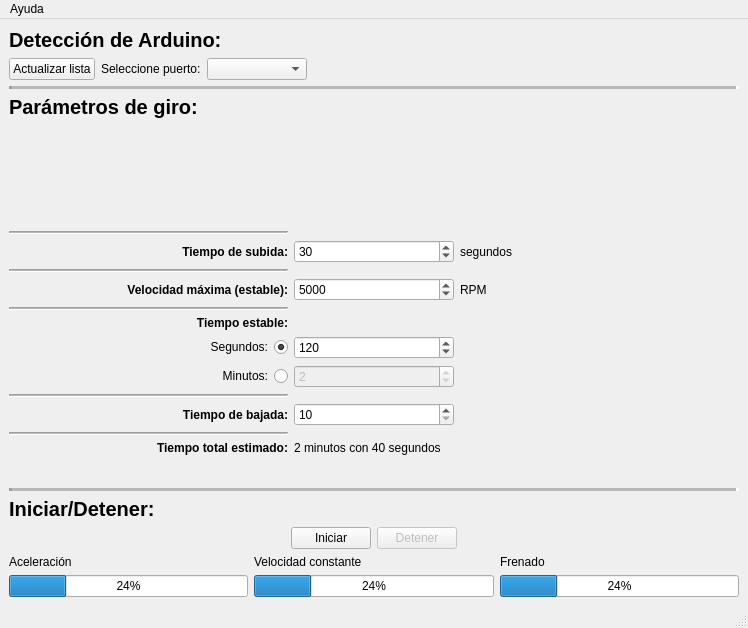
<?xml version="1.0" encoding="UTF-8"?>
<ui version="4.0">
 <class>MainWindow</class>
 <widget class="QMainWindow" name="MainWindow">
  <property name="geometry">
   <rect>
    <x>0</x>
    <y>0</y>
    <width>748</width>
    <height>628</height>
   </rect>
  </property>
  <property name="maximumSize">
   <size>
    <width>16018730</width>
    <height>16777215</height>
   </size>
  </property>
  <property name="windowTitle">
   <string>Vortex2</string>
  </property>
  <property name="windowIcon">
   <iconset resource="resources.qrc">
    <normaloff>:/Iconos/assets/icon.ico</normaloff>:/Iconos/assets/icon.ico</iconset>
  </property>
  <widget class="QWidget" name="layoutCenterAll">
   <layout class="QHBoxLayout" name="horizontalLayout">
    <item>
     <layout class="QVBoxLayout" name="layoutMainVertical">
      <item>
       <widget class="QLabel" name="labelSeccion1">
        <property name="styleSheet">
         <string notr="true">font-weight: 900;
font-size: 15pt;</string>
        </property>
        <property name="text">
         <string>Detección de Arduino:</string>
        </property>
        <property name="alignment">
         <set>Qt::AlignLeading|Qt::AlignLeft|Qt::AlignTop</set>
        </property>
       </widget>
      </item>
      <item>
       <layout class="QHBoxLayout" name="layoutArduinoSection">
        <item>
         <widget class="QPushButton" name="pushButton_3">
          <property name="text">
           <string>Actualizar lista</string>
          </property>
         </widget>
        </item>
        <item>
         <widget class="QLabel" name="label_13">
          <property name="text">
           <string>Seleccione puerto:</string>
          </property>
         </widget>
        </item>
        <item>
         <widget class="QComboBox" name="comboBox">
          <property name="minimumSize">
           <size>
            <width>100</width>
            <height>0</height>
           </size>
          </property>
         </widget>
        </item>
        <item>
         <spacer name="spacerArduinoR">
          <property name="orientation">
           <enum>Qt::Horizontal</enum>
          </property>
          <property name="sizeHint" stdset="0">
           <size>
            <width>40</width>
            <height>20</height>
           </size>
          </property>
         </spacer>
        </item>
       </layout>
      </item>
      <item>
       <spacer name="spacerArduinoBottom">
        <property name="orientation">
         <enum>Qt::Vertical</enum>
        </property>
        <property name="sizeHint" stdset="0">
         <size>
          <width>20</width>
          <height>40</height>
         </size>
        </property>
       </spacer>
      </item>
      <item>
       <widget class="Line" name="lineLong1">
        <property name="sizeIncrement">
         <size>
          <width>0</width>
          <height>0</height>
         </size>
        </property>
        <property name="lineWidth">
         <number>3</number>
        </property>
        <property name="midLineWidth">
         <number>3</number>
        </property>
        <property name="orientation">
         <enum>Qt::Horizontal</enum>
        </property>
       </widget>
      </item>
      <item>
       <widget class="QLabel" name="labelSeccion2">
        <property name="sizePolicy">
         <sizepolicy hsizetype="Preferred" vsizetype="Fixed">
          <horstretch>0</horstretch>
          <verstretch>0</verstretch>
         </sizepolicy>
        </property>
        <property name="styleSheet">
         <string notr="true">font-weight: 900;
font-size: 15pt;</string>
        </property>
        <property name="text">
         <string>Parámetros de giro:</string>
        </property>
       </widget>
      </item>
      <item>
       <layout class="QVBoxLayout" name="layoutMainVertical2">
        <item>
         <layout class="QHBoxLayout" name="layoutImageCenter">
          <item>
           <spacer name="spacerImageL">
            <property name="orientation">
             <enum>Qt::Horizontal</enum>
            </property>
            <property name="sizeType">
             <enum>QSizePolicy::Minimum</enum>
            </property>
            <property name="sizeHint" stdset="0">
             <size>
              <width>10</width>
              <height>10</height>
             </size>
            </property>
           </spacer>
          </item>
          <item>
           <spacer name="verticalSpacer">
            <property name="orientation">
             <enum>Qt::Vertical</enum>
            </property>
            <property name="sizeType">
             <enum>QSizePolicy::Maximum</enum>
            </property>
            <property name="sizeHint" stdset="0">
             <size>
              <width>20</width>
              <height>150</height>
             </size>
            </property>
           </spacer>
          </item>
          <item>
           <widget class="QLabel" name="labelSignal">
            <property name="sizePolicy">
             <sizepolicy hsizetype="Ignored" vsizetype="Ignored">
              <horstretch>1</horstretch>
              <verstretch>1</verstretch>
             </sizepolicy>
            </property>
            <property name="minimumSize">
             <size>
              <width>0</width>
              <height>100</height>
             </size>
            </property>
            <property name="maximumSize">
             <size>
              <width>700</width>
              <height>1500</height>
             </size>
            </property>
            <property name="baseSize">
             <size>
              <width>400</width>
              <height>200</height>
             </size>
            </property>
            <property name="autoFillBackground">
             <bool>false</bool>
            </property>
            <property name="text">
             <string/>
            </property>
            <property name="pixmap">
             <pixmap resource="resources.qrc">:/ImagenGraf/assets/graph.png</pixmap>
            </property>
            <property name="scaledContents">
             <bool>true</bool>
            </property>
            <property name="wordWrap">
             <bool>false</bool>
            </property>
            <property name="openExternalLinks">
             <bool>false</bool>
            </property>
           </widget>
          </item>
          <item>
           <spacer name="spacerImageR">
            <property name="orientation">
             <enum>Qt::Horizontal</enum>
            </property>
            <property name="sizeType">
             <enum>QSizePolicy::Minimum</enum>
            </property>
            <property name="sizeHint" stdset="0">
             <size>
              <width>20</width>
              <height>10</height>
             </size>
            </property>
           </spacer>
          </item>
         </layout>
        </item>
       </layout>
      </item>
      <item>
       <layout class="QGridLayout" name="layoutParams">
        <item row="3" column="2">
         <widget class="QLabel" name="labelUnidades2">
          <property name="text">
           <string>RPM</string>
          </property>
         </widget>
        </item>
        <item row="6" column="1">
         <widget class="QSpinBox" name="inSegundos">
          <property name="maximumSize">
           <size>
            <width>160</width>
            <height>16777215</height>
           </size>
          </property>
          <property name="minimum">
           <number>10</number>
          </property>
          <property name="maximum">
           <number>1200</number>
          </property>
          <property name="singleStep">
           <number>5</number>
          </property>
          <property name="value">
           <number>120</number>
          </property>
         </widget>
        </item>
        <item row="1" column="1">
         <widget class="QSpinBox" name="inTsubida">
          <property name="maximumSize">
           <size>
            <width>160</width>
            <height>16777215</height>
           </size>
          </property>
          <property name="minimum">
           <number>10</number>
          </property>
          <property name="maximum">
           <number>600</number>
          </property>
          <property name="singleStep">
           <number>5</number>
          </property>
          <property name="value">
           <number>30</number>
          </property>
         </widget>
        </item>
        <item row="1" column="2">
         <widget class="QLabel" name="labelUnidades1">
          <property name="text">
           <string>segundos</string>
          </property>
         </widget>
        </item>
        <item row="8" column="0">
         <widget class="Line" name="miniline4">
          <property name="midLineWidth">
           <number>1</number>
          </property>
          <property name="orientation">
           <enum>Qt::Horizontal</enum>
          </property>
         </widget>
        </item>
        <item row="6" column="0">
         <widget class="QRadioButton" name="inRadioSegs">
          <property name="layoutDirection">
           <enum>Qt::RightToLeft</enum>
          </property>
          <property name="text">
           <string>Segundos:</string>
          </property>
          <property name="checked">
           <bool>true</bool>
          </property>
         </widget>
        </item>
        <item row="5" column="0">
         <widget class="QLabel" name="labelTiempoEstable">
          <property name="sizePolicy">
           <sizepolicy hsizetype="Preferred" vsizetype="Fixed">
            <horstretch>0</horstretch>
            <verstretch>0</verstretch>
           </sizepolicy>
          </property>
          <property name="styleSheet">
           <string notr="true">font-weight:900;</string>
          </property>
          <property name="text">
           <string>Tiempo estable:</string>
          </property>
          <property name="alignment">
           <set>Qt::AlignRight|Qt::AlignTrailing|Qt::AlignVCenter</set>
          </property>
         </widget>
        </item>
        <item row="0" column="0">
         <widget class="Line" name="miniline1">
          <property name="minimumSize">
           <size>
            <width>0</width>
            <height>0</height>
           </size>
          </property>
          <property name="midLineWidth">
           <number>1</number>
          </property>
          <property name="orientation">
           <enum>Qt::Horizontal</enum>
          </property>
         </widget>
        </item>
        <item row="4" column="0">
         <widget class="Line" name="miniline3">
          <property name="midLineWidth">
           <number>1</number>
          </property>
          <property name="orientation">
           <enum>Qt::Horizontal</enum>
          </property>
         </widget>
        </item>
        <item row="3" column="1">
         <widget class="QSpinBox" name="inRPM">
          <property name="maximumSize">
           <size>
            <width>160</width>
            <height>16777215</height>
           </size>
          </property>
          <property name="minimum">
           <number>500</number>
          </property>
          <property name="maximum">
           <number>10000</number>
          </property>
          <property name="singleStep">
           <number>500</number>
          </property>
          <property name="value">
           <number>5000</number>
          </property>
         </widget>
        </item>
        <item row="9" column="1">
         <widget class="QSpinBox" name="inTbajada">
          <property name="maximumSize">
           <size>
            <width>160</width>
            <height>16777215</height>
           </size>
          </property>
          <property name="minimum">
           <number>10</number>
          </property>
          <property name="maximum">
           <number>600</number>
          </property>
          <property name="singleStep">
           <number>5</number>
          </property>
         </widget>
        </item>
        <item row="2" column="0">
         <widget class="Line" name="miniline2">
          <property name="minimumSize">
           <size>
            <width>0</width>
            <height>0</height>
           </size>
          </property>
          <property name="midLineWidth">
           <number>1</number>
          </property>
          <property name="orientation">
           <enum>Qt::Horizontal</enum>
          </property>
         </widget>
        </item>
        <item row="3" column="0">
         <widget class="QLabel" name="labelVelocidadMax">
          <property name="styleSheet">
           <string notr="true">font-weight:900;</string>
          </property>
          <property name="text">
           <string>Velocidad máxima (estable):</string>
          </property>
          <property name="alignment">
           <set>Qt::AlignRight|Qt::AlignTrailing|Qt::AlignVCenter</set>
          </property>
         </widget>
        </item>
        <item row="7" column="0">
         <widget class="QRadioButton" name="inRadioMins">
          <property name="acceptDrops">
           <bool>false</bool>
          </property>
          <property name="layoutDirection">
           <enum>Qt::RightToLeft</enum>
          </property>
          <property name="autoFillBackground">
           <bool>false</bool>
          </property>
          <property name="locale">
           <locale language="Spanish" country="Mexico"/>
          </property>
          <property name="text">
           <string>Minutos:</string>
          </property>
         </widget>
        </item>
        <item row="11" column="0">
         <widget class="QLabel" name="labelTiempoEstimadoTxt">
          <property name="styleSheet">
           <string notr="true">font-weight:900;</string>
          </property>
          <property name="text">
           <string>Tiempo total estimado:</string>
          </property>
          <property name="alignment">
           <set>Qt::AlignRight|Qt::AlignTrailing|Qt::AlignVCenter</set>
          </property>
         </widget>
        </item>
        <item row="7" column="1">
         <widget class="QSpinBox" name="inMinutos">
          <property name="enabled">
           <bool>false</bool>
          </property>
          <property name="maximumSize">
           <size>
            <width>160</width>
            <height>16777215</height>
           </size>
          </property>
          <property name="minimum">
           <number>1</number>
          </property>
          <property name="maximum">
           <number>15</number>
          </property>
          <property name="value">
           <number>2</number>
          </property>
         </widget>
        </item>
        <item row="1" column="0">
         <widget class="QLabel" name="layoutTiempoSalida">
          <property name="styleSheet">
           <string notr="true">font-weight: 900;</string>
          </property>
          <property name="text">
           <string>Tiempo de subida:</string>
          </property>
          <property name="alignment">
           <set>Qt::AlignRight|Qt::AlignTrailing|Qt::AlignVCenter</set>
          </property>
         </widget>
        </item>
        <item row="11" column="1">
         <widget class="QLabel" name="labelTiempoEstimado">
          <property name="text">
           <string>2 minutos con 40 segundos</string>
          </property>
         </widget>
        </item>
        <item row="9" column="0">
         <widget class="QLabel" name="labelTiempoFrenado">
          <property name="styleSheet">
           <string notr="true">font-weight:900;</string>
          </property>
          <property name="text">
           <string>Tiempo de bajada:</string>
          </property>
          <property name="alignment">
           <set>Qt::AlignRight|Qt::AlignTrailing|Qt::AlignVCenter</set>
          </property>
         </widget>
        </item>
        <item row="10" column="0">
         <widget class="Line" name="line">
          <property name="midLineWidth">
           <number>1</number>
          </property>
          <property name="orientation">
           <enum>Qt::Horizontal</enum>
          </property>
         </widget>
        </item>
       </layout>
      </item>
      <item>
       <spacer name="spacerParamBottom">
        <property name="orientation">
         <enum>Qt::Vertical</enum>
        </property>
        <property name="sizeType">
         <enum>QSizePolicy::Expanding</enum>
        </property>
        <property name="sizeHint" stdset="0">
         <size>
          <width>20</width>
          <height>100</height>
         </size>
        </property>
       </spacer>
      </item>
      <item>
       <widget class="Line" name="lineLong2">
        <property name="sizePolicy">
         <sizepolicy hsizetype="Minimum" vsizetype="Fixed">
          <horstretch>0</horstretch>
          <verstretch>0</verstretch>
         </sizepolicy>
        </property>
        <property name="maximumSize">
         <size>
          <width>16777215</width>
          <height>10</height>
         </size>
        </property>
        <property name="lineWidth">
         <number>3</number>
        </property>
        <property name="midLineWidth">
         <number>3</number>
        </property>
        <property name="orientation">
         <enum>Qt::Horizontal</enum>
        </property>
       </widget>
      </item>
      <item>
       <widget class="QLabel" name="labelSeccion3">
        <property name="sizePolicy">
         <sizepolicy hsizetype="Preferred" vsizetype="Fixed">
          <horstretch>0</horstretch>
          <verstretch>0</verstretch>
         </sizepolicy>
        </property>
        <property name="styleSheet">
         <string notr="true">font-weight: 900;
font-size: 15pt;</string>
        </property>
        <property name="text">
         <string>Iniciar/Detener:</string>
        </property>
       </widget>
      </item>
      <item>
       <layout class="QHBoxLayout" name="centerControl1">
        <item>
         <layout class="QHBoxLayout" name="centerControl2">
          <item>
           <spacer name="spacerControlL">
            <property name="orientation">
             <enum>Qt::Horizontal</enum>
            </property>
            <property name="sizeHint" stdset="0">
             <size>
              <width>40</width>
              <height>20</height>
             </size>
            </property>
           </spacer>
          </item>
          <item>
           <widget class="QPushButton" name="buttonIniciar">
            <property name="text">
             <string>Iniciar</string>
            </property>
           </widget>
          </item>
          <item>
           <widget class="QPushButton" name="buttonDetener">
            <property name="enabled">
             <bool>false</bool>
            </property>
            <property name="text">
             <string>Detener</string>
            </property>
           </widget>
          </item>
          <item>
           <spacer name="spacerControlR">
            <property name="orientation">
             <enum>Qt::Horizontal</enum>
            </property>
            <property name="sizeHint" stdset="0">
             <size>
              <width>40</width>
              <height>20</height>
             </size>
            </property>
           </spacer>
          </item>
         </layout>
        </item>
       </layout>
      </item>
      <item>
       <layout class="QHBoxLayout" name="layoutBarras1">
        <property name="spacing">
         <number>6</number>
        </property>
        <property name="sizeConstraint">
         <enum>QLayout::SetDefaultConstraint</enum>
        </property>
        <item>
         <layout class="QGridLayout" name="layoutBarras2">
          <item row="1" column="1">
           <widget class="QProgressBar" name="progressBar2">
            <property name="value">
             <number>24</number>
            </property>
           </widget>
          </item>
          <item row="0" column="0">
           <widget class="QLabel" name="labelBarra1">
            <property name="sizePolicy">
             <sizepolicy hsizetype="Preferred" vsizetype="Fixed">
              <horstretch>0</horstretch>
              <verstretch>0</verstretch>
             </sizepolicy>
            </property>
            <property name="text">
             <string>Aceleración</string>
            </property>
           </widget>
          </item>
          <item row="1" column="0">
           <widget class="QProgressBar" name="progressBar1">
            <property name="value">
             <number>24</number>
            </property>
           </widget>
          </item>
          <item row="0" column="1">
           <widget class="QLabel" name="labelBarra2">
            <property name="sizePolicy">
             <sizepolicy hsizetype="Preferred" vsizetype="Fixed">
              <horstretch>0</horstretch>
              <verstretch>0</verstretch>
             </sizepolicy>
            </property>
            <property name="text">
             <string>Velocidad constante</string>
            </property>
           </widget>
          </item>
          <item row="0" column="2">
           <widget class="QLabel" name="labelBarra3">
            <property name="text">
             <string>Frenado</string>
            </property>
           </widget>
          </item>
          <item row="1" column="2">
           <widget class="QProgressBar" name="progressBar3">
            <property name="value">
             <number>24</number>
            </property>
           </widget>
          </item>
         </layout>
        </item>
       </layout>
      </item>
     </layout>
    </item>
   </layout>
  </widget>
  <widget class="QMenuBar" name="menubar">
   <property name="geometry">
    <rect>
     <x>0</x>
     <y>0</y>
     <width>748</width>
     <height>22</height>
    </rect>
   </property>
   <widget class="QMenu" name="menuA_cerca_de">
    <property name="title">
     <string>Ayuda</string>
    </property>
    <addaction name="actionAcerca_de"/>
   </widget>
   <addaction name="menuA_cerca_de"/>
  </widget>
  <widget class="QStatusBar" name="statusbar">
   <property name="enabled">
    <bool>true</bool>
   </property>
  </widget>
  <action name="actionAcerca_de">
   <property name="text">
    <string>Acerca de</string>
   </property>
  </action>
 </widget>
 <resources>
  <include location="resources.qrc"/>
 </resources>
 <connections/>
</ui>
